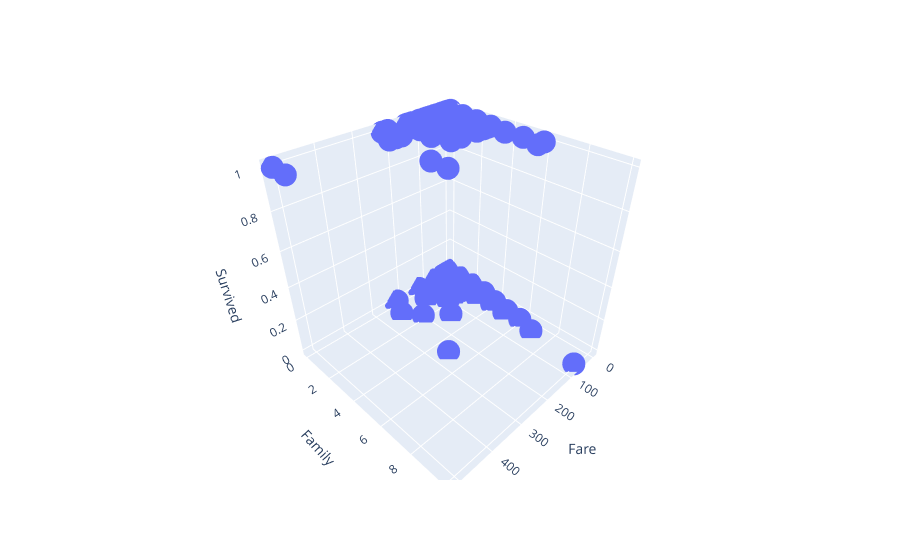

The notebook cell saved with this chart:
### Code cell
import plotly.express as px

fig = px.scatter_3d(df,x="Fare",y="Family",z="Survived")
fig.show()

### Figure 1 — Plotly figure (JSON) as saved in the notebook; plotly's stock layout.template omitted (floating-point values rounded to 4 significant figures; data arrays with more than 128 entries replaced by an {"elided": "..."} marker saying what was removed)
{"data": [{"hovertemplate": "Fare=%{x}<br>Family=%{y}<br>Survived=%{z}<extra></extra>", "legendgroup": "", "marker": {"color": "#636efa", "symbol": "circle"}, "mode": "markers", "name": "", "scene": "scene", "showlegend": false, "type": "scatter3d", "x": {"elided": "891 float values"}, "y": {"elided": "891 int values"}, "z": {"elided": "891 int values"}}], "layout": {"legend": {"tracegroupgap": 0}, "margin": {"t": 60}, "scene": {"domain": {"x": [0, 1], "y": [0, 1]}, "xaxis": {"title": {"text": "Fare"}}, "yaxis": {"title": {"text": "Family"}}, "zaxis": {"title": {"text": "Survived"}}}}}
